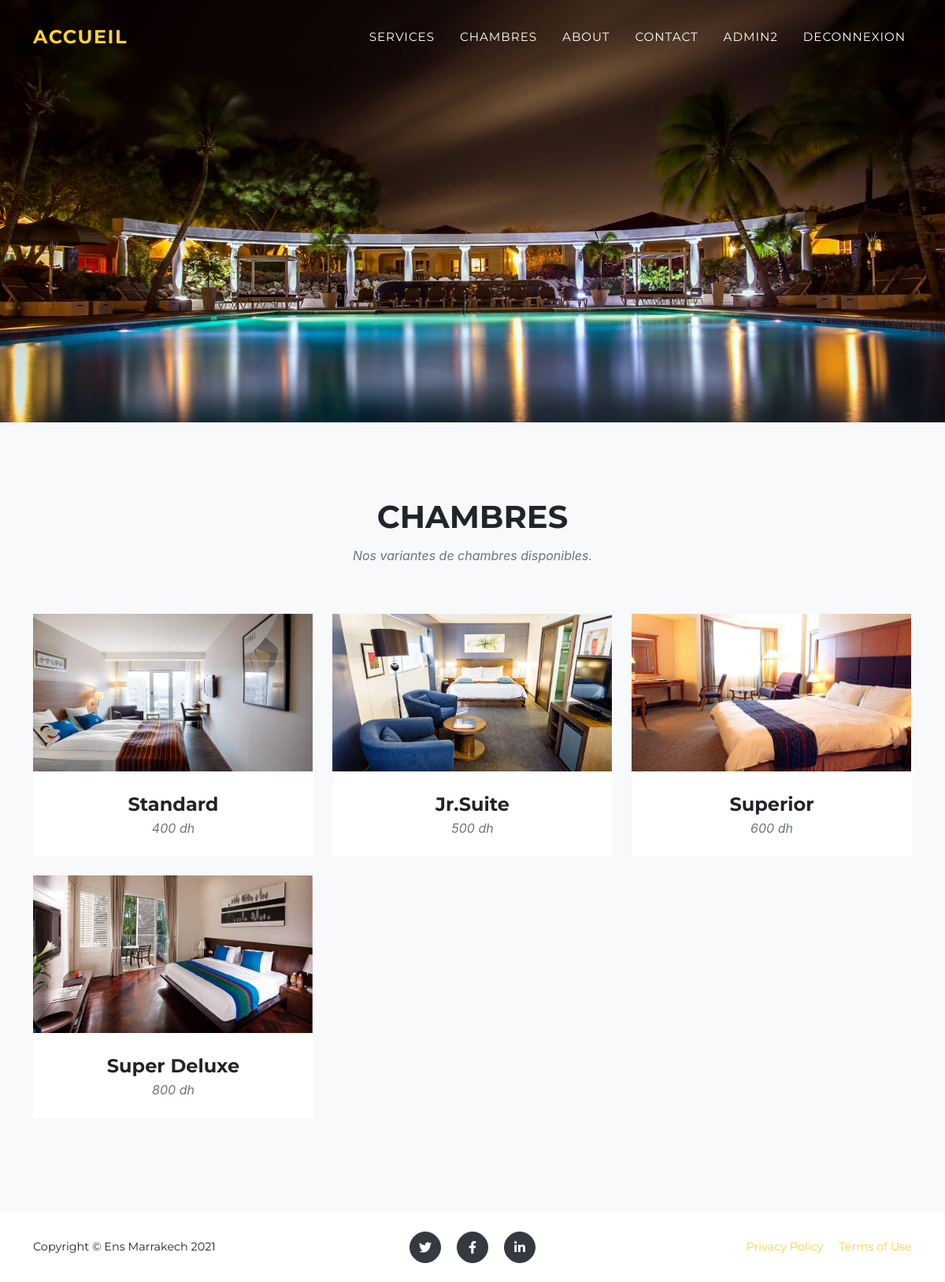
The app's page /chambres.php (signed in) with its own data.
### tables this page shows
CREATE TABLE IF NOT EXISTS `chambre` (
  `id_chambre` int(11) NOT NULL AUTO_INCREMENT,
  `type` varchar(30) NOT NULL,
  `nb_chambres` int(11) NOT NULL,
  `nb_chambres_total` int(11) NOT NULL,
  `prix` varchar(10) NOT NULL,
  `photo` varchar(50) NOT NULL,
  `description` text NOT NULL,
  PRIMARY KEY (`id_chambre`)
);

### chambres.php (the view, shortened to what this page needs)
<!DOCTYPE html>
<html lang="en">
    <head>
        <link href="css/styles.css" rel="stylesheet" />
    </head>
    <body id="page-top">
        <nav class="navbar navbar-expand-lg navbar-dark fixed-top" id="mainNav">
            <div class="container">
                <a class="navbar-brand js-scroll-trigger" href="index.php">Accueil</a>
                <div class="collapse navbar-collapse" id="navbarResponsive">
                    <ul class="navbar-nav text-uppercase ml-auto">
                        <li class="nav-item"><a class="nav-link js-scroll-trigger" href="index.php#services">Services</a></li>
                        <li class="nav-item"><a class="nav-link js-scroll-trigger" href="chambres.php">Chambres</a></li>
                        <li class="nav-item"><a class="nav-link js-scroll-trigger" href="index.php#about">About</a></li>
                        <li class="nav-item"><a class="nav-link js-scroll-trigger" href="index.php#contact">Contact</a></li>
                        <?php
                            if(!isset($_SESSION['id'])){
                                echo '<li class="nav-item"><a class="nav-link js-scroll-trigger" href="login.php">Connectez-vous !</a></li>';
                            }
                            else{
                                $prenom = $_SESSION['prenom'];
                                echo '<li class="nav-item"><a class="nav-link js-scroll-trigger" href="login/user_info.php">'. $prenom. '</a></li>';
                                echo '<li class="nav-item"><a class="nav-link js-scroll-trigger" href="login/logout.php">Deconnexion</a></li>';
                            }
                        ?>
                    </ul>
                </div>
            </div>
        </nav>
        <header class="masthead">
        </header>
                <section class="page-section bg-light" id="portfolio">
            <div class="container">
                <div class="text-center">
                    <h2 class="section-heading text-uppercase">Chambres</h2>
                    <h3 class="section-subheading text-muted">Nos variantes de chambres disponibles.</h3>
                </div>
                <div class="row">
                    <?php
                        require_once "admin/connect.php";
                        $query = $conn->query("SELECT * FROM `chambre` ORDER BY `prix` ASC") or die(mysql_error());
                        while($fetch = $query->fetch_array()){
                    ?>
                    <div class="col-lg-4 col-sm-6 mb-4">
                        <div class="portfolio-item">
                            <a class="portfolio-link" data-toggle="modal" href = "<?php echo "#modal".$fetch['id_chambre'] ?>">
                                <img  src="assets/img/chambres/<?php echo $fetch['photo']?>" height = "200" width = "355" alt="" />
                            </a>
                            <div class="portfolio-caption">
                                <div class="portfolio-caption-heading"><?php echo $fetch['type'] ?></div>
                                <div class="portfolio-caption-subheading text-muted"><?php echo $fetch['prix'] . " dh" ?></div>
                            </div>
                        </div>
                    </div>
                    <?php
                        }
                    ?>
                </div>
            </div>
        </section>
               <footer class="footer py-4">
            <div class="container">
                <div class="row align-items-center">
                    <div class="col-lg-4 text-lg-left">Copyright © Ens Marrakech 2021</div>
                    <div class="col-lg-4 my-3 my-lg-0">
                        <a class="btn btn-dark btn-social mx-2" href="#!"><i class="fab fa-twitter"></i></a>
                        <a class="btn btn-dark btn-social mx-2" href="#!"><i class="fab fa-facebook-f"></i></a>
                        <a class="btn btn-dark btn-social mx-2" href="#!"><i class="fab fa-linkedin-in"></i></a>
                    </div>
                    <div class="col-lg-4 text-lg-right">
                        <a class="mr-3" href="#!">Privacy Policy</a>
                        <a href="#!">Terms of Use</a>
                    </div>
                </div>
            </div>
    </body>
</html>

### records on screen
chambre: photo (picture), type "Standard", prix "400"
chambre: photo (picture), type "Jr.Suite", prix "500"
chambre: photo (picture), type "Superior", prix "600"
chambre: photo (picture), type "Super Deluxe", prix "800"

### other values on screen
$prenom "ADMIN2"
